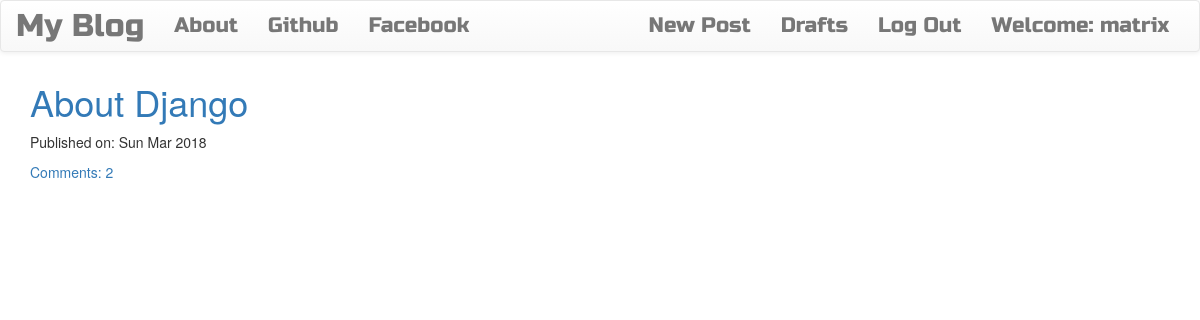
The app's page / (signed in) with its own data.
### blog/models.py (models this page shows, shortened)
class Post(models.Model):
    author = models.ForeignKey('auth.User')
    title = models.CharField(max_length=200)
    text = models.TextField()
    created_date = models.DateTimeField(default=timezone.now)
    published_date = models.DateTimeField(blank=True, null=True)
    def approve_comments(self):
        return self.comments.filter(approved_comment= True)

### blog/views.py (the view)
# urls.py: url(r'^$', views.PostListView.as_view(), name='post_list'),
class PostListView(ListView):
    model = Post
    def get_queryset(self):
        return Post.objects.filter(published_date__lte=timezone.now()).order_by('-published_date')

### blog/templates/blog/post_list.html (shortened to what this page needs)
{% extends "blog/base.html" %}
{% block content %}
   <div class="centerstage">
       {% for post in post_list %}
           <div class="post">
               <h1><a href="{% url 'post_detail' pk=post.pk %}">{{ post.title }}</a></h1>
               <div class="date">
                   <p>Published on: {{ post.published_date|date:"D M Y"}}</p>
               </div>
               <a href="{% url 'post_detail' pk=post.pk %}">Comments: {{ post.approve_comments.count}}</a>
           </div>
       {% endfor %}
   </div>
{% endblock %}

### blog/templates/blog/base.html (shortened to what this page needs)
<!DOCTYPE html>
{% load static %}
<html lang="en">
<head>
    <link rel="stylesheet" href="https://maxcdn.bootstrapcdn.com/bootstrap/3.3.7/css/bootstrap.min.css">
    <link rel="stylesheet" href="https://maxcdn.bootstrapcdn.com/bootstrap/3.3.7/css/bootstrap-theme.min.css">
    <link rel="stylesheet" href="//cdn.jsdelivr.net/npm/medium-editor@latest/dist/css/medium-editor.min.css" type="text/css" media="screen" charset="utf-8">
    <link rel="stylesheet" type="text/css" href="{% static "css/blog.css" %}">
</head>
<body class='loader'>
    <nav class="navbar navbar-default techfont custom-navbar">
      <div class="container-fluid">
        <div class="navbar-header">
          <a class="navbar-brand bigbrand" href="{% url 'post_list' %}">My Blog</a>
        </div>
        <div class="collapse navbar-collapse" id="bs-example-navbar-collapse-1">
          <ul class="nav navbar-nav">
            <li><a href="{% url 'about' %}">About <span class="sr-only">(current)</span></a></li>
            <li><a href="https://github.com/rashedul-islam-khan">Github</a></li>
            <li><a href="https://facebook.com/rashedulislamkhan07">Facebook</a></li>
          </ul>
          <ul class="nav navbar-nav navbar-right">
            {% if user.is_authenticated %}
                <li><a href="{% url 'post_new' %}">New Post</a></li>
                <li><a href="{% url 'post_draft_list' %}">Drafts</a></li>
                <li><a href="{% url 'logout' %}">Log Out</a></li>
                <li><a>Welcome: {{ user.username }}</a></li>
            {% else %}
                <li><a class="nav navbar-right" href="{% url 'login' %}"><span class="glyphicon glyphicon-user"></span></a></li>
            {% endif %}
          </ul>
        </div>
      </div>
    </nav>
    <div class="content container">
        <div class="row">
            <div class="col-md-8">
                <div class="blog_posts">
                    {% block content %}
                    {% endblock %}
                </div>
            </div>
        </div>
    </div>
</body>
</html>

### blog/static/css/blog.css (style rules this page uses)
.techfont { font-family: 'Russo One', sans-serif; font-size: 1.5em; margin-bottom: 10px; }
.bigbrand { font-size: 1.5em; }
.centerstage { margin-left: auto; margin-right: auto; }
.loader { filter:hue-rotate(0deg); color:linear-gradient(45deg,#0f8,#08f); animation:hue 10000ms infinite linear; }

### records on screen
Post: title "About Django", published_date "Sun Mar 2018", approve_comments.count "2"

### other values on screen
{{ user.username }} "matrix"
